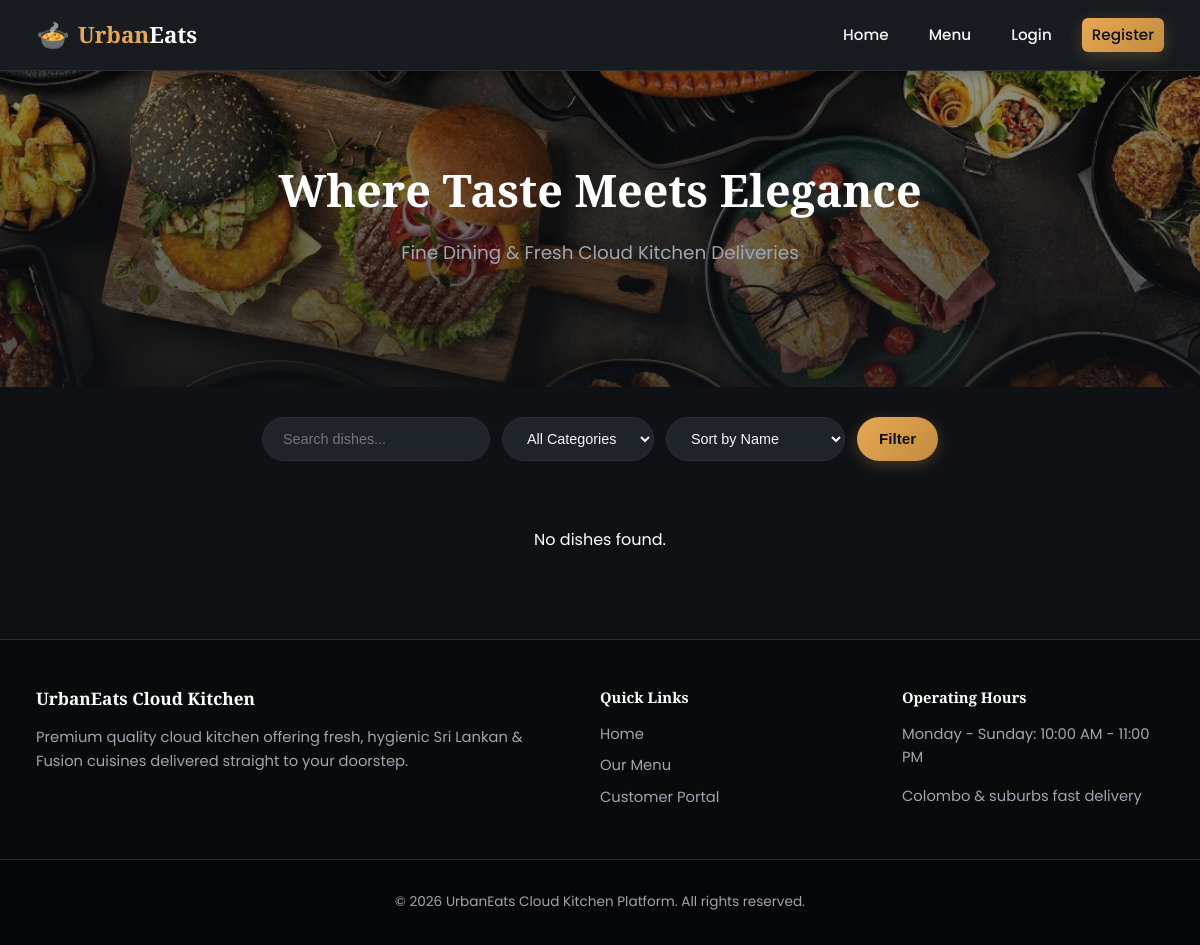
/menu/index.php, run on an earlier commit of the app's database.
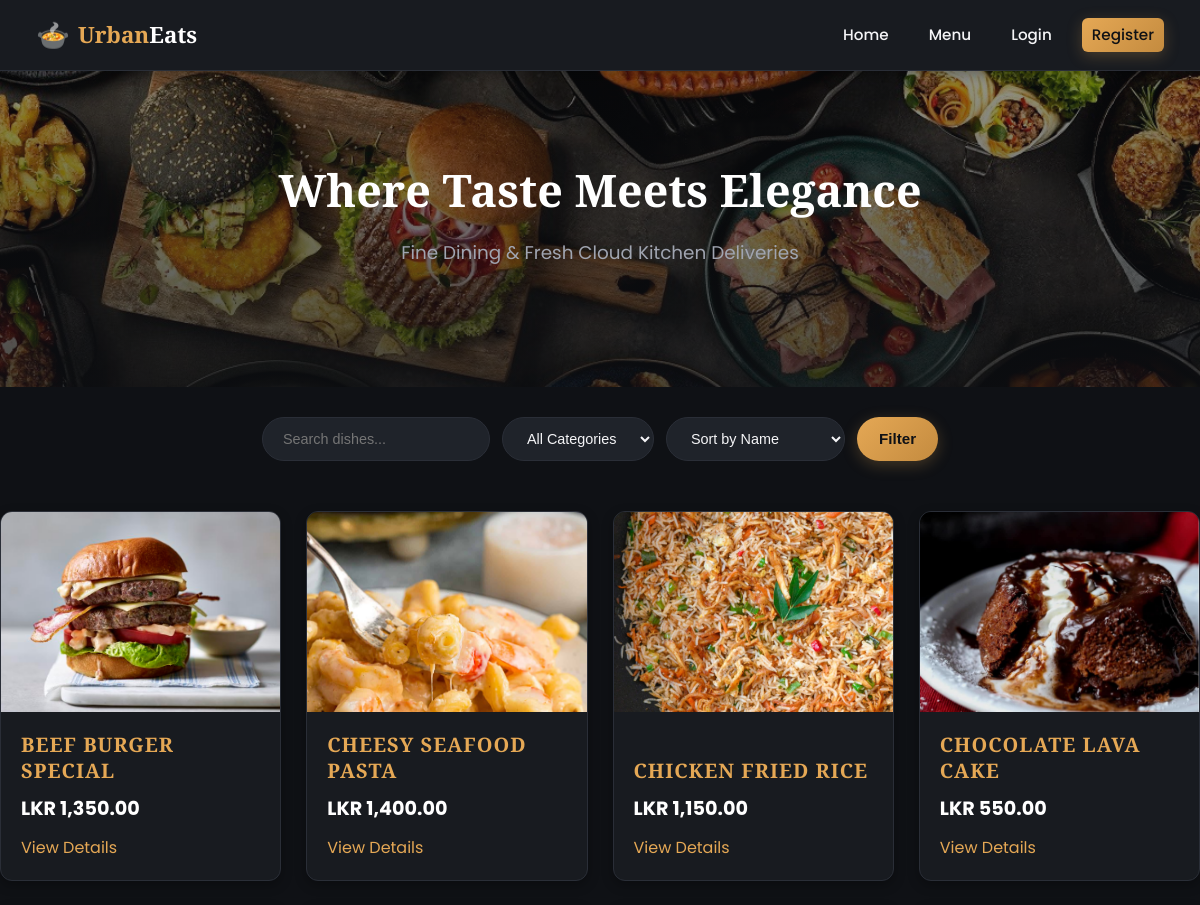
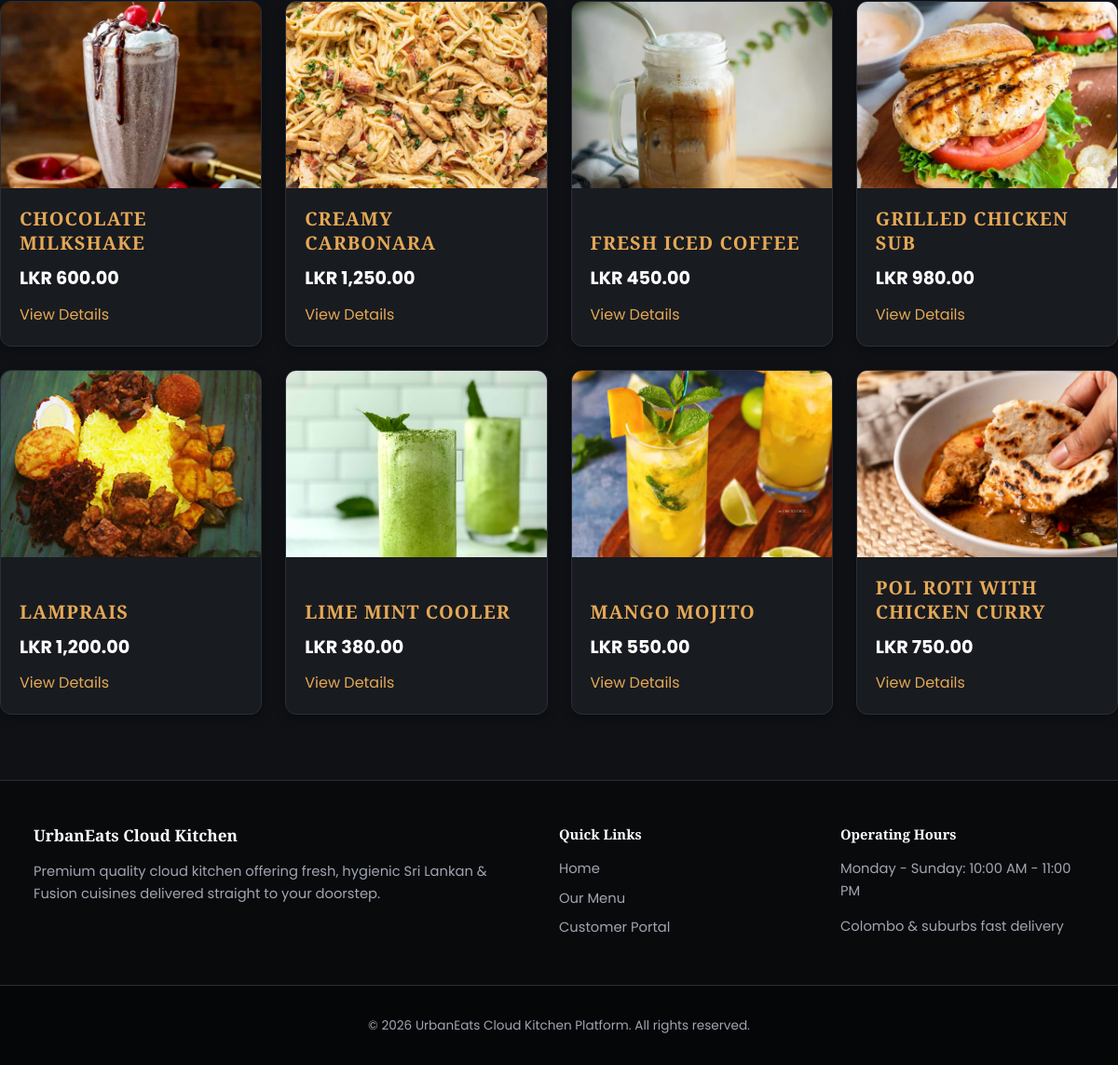
And on a later commit of the database (2 pictures, top to bottom).
### tables this page shows
CREATE TABLE `dishes` (
  `dish_id` int(11) NOT NULL,
  `category_id` int(11) NOT NULL,
  `dish_name` varchar(150) NOT NULL,
  `description` text DEFAULT NULL,
  `price` decimal(10,2) NOT NULL,
  `image_url` varchar(255) DEFAULT 'default-dish.jpg',
  `is_active` tinyint(1) DEFAULT 1,
  `created_at` timestamp NOT NULL DEFAULT current_timestamp()
);

### includes/functions.php (called while the page is built, shortened)
<?php
function url(string $path): string
{
    return BASE_URL . '/' . ltrim($path, '/');
}

### includes/auth.php (called while the page is built, shortened)
<?php
require_once __DIR__ . '/functions.php';
function is_logged_in(): bool
{
    return isset($_SESSION['user_id']);
}

### public/menu/index.php (the view, shortened to what this page needs)
<?php
require_once __DIR__ . '/../../includes/header.php';
$search = filter_input(INPUT_GET, 'search', FILTER_SANITIZE_SPECIAL_CHARS) ?? '';
$sort = in_array($_GET['sort'] ?? '', ['price_asc', 'price_desc', 'name']) ? $_GET['sort'] : 'name';
$page = filter_input(INPUT_GET, 'page', FILTER_VALIDATE_INT) ?? 1;
$limit = 12;
$offset = ($page - 1) * $limit;
$query = "SELECT d.*, c.category_name, COALESCE(i.quantity_in_stock, 0) as quantity_in_stock
          FROM dishes d
          LEFT JOIN categories c ON d.category_id = c.category_id
          LEFT JOIN inventory i ON d.dish_id = i.dish_id
          WHERE d.is_active = 1";
$params = [];
$sort_order = match($sort) {
    'price_asc' => 'd.price ASC',
    'price_desc' => 'd.price DESC',
    default => 'd.dish_name ASC'
};
$query .= " ORDER BY $sort_order LIMIT $limit OFFSET $offset";
$stmt = $pdo->prepare($query);
$stmt->execute($params);
$dishes = $stmt->fetchAll(PDO::FETCH_ASSOC);
?>
<div class="hero-section">
    <h1 class="hero-title">Where Taste Meets Elegance</h1>
    <p class="hero-subtitle">Fine Dining & Fresh Cloud Kitchen Deliveries</p>
</div>
<div class="filter-bar">
    <form method="GET" action="">
        <input type="text" name="search" placeholder="Search dishes..." value="<?= htmlspecialchars($search) ?>">
        <select name="category">
            <option value="0">All Categories</option>
        </select>
        <select name="sort">
            <option value="name" <?= $sort == 'name' ? 'selected' : '' ?>>Sort by Name</option>
        </select>
        <button type="submit" class="btn-gold">Filter</button>
    </form>
</div>
<div class="dish-grid">
    <?php if (!empty($dishes)): ?>
        <?php foreach ($dishes as $dish): ?>
            <div class="dish-card">
                <?php
                    $imgName = !empty($dish['image_url']) ? rawurlencode(basename($dish['image_url'])) : 'bg1.jpg';
                    $imgPath = '../uploads/' . $imgName;
                ?>
                <img src="<?= $imgPath ?>"
                     alt="<?= htmlspecialchars($dish['dish_name'], ENT_QUOTES, 'UTF-8') ?>"
                     loading="lazy"
                     onerror="this.onerror=null; this.src='../uploads/bg1.jpg';">
                <div class="dish-info">
                    <h3 class="dish-title"><?= htmlspecialchars($dish['dish_name']) ?></h3>
                    <p class="dish-price">LKR <?= number_format($dish['price'], 2) ?></p>
                    <a href="detail.php?id=<?= $dish['dish_id'] ?>" class="btn-gold">View Details</a>
                </div>
            </div>
        <?php endforeach; ?>
    <?php else: ?>
        <p style="color: #fff; text-align: center; grid-column: 1/-1;">No dishes found.</p>
    <?php endif; ?>
</div>
<?php require_once __DIR__ . '/../../includes/footer.php'; ?>

### includes/header.php (shortened to what this page needs)
<?php
require_once __DIR__ . '/auth.php';
$isLoggedIn = is_logged_in();
?>
<!DOCTYPE html>
<html lang="en">
<head>
    <link rel="stylesheet" href="<?= url('public/css/style.css') ?>">
</head>
<body>
<header class="main-header">
    <div class="nav-container">
        <a href="<?= url('public/index.php') ?>" class="brand-logo">
            <span class="logo-icon">🍲</span>
            <span class="logo-text">Urban<strong>Eats</strong></span>
        </a>
        <nav class="nav-links">
            <a href="<?= url('public/index.php') ?>">Home</a>
            <a href="<?= url('public/index.php#menu') ?>">Menu</a>
            <?php if (!$isLoggedIn): ?>
                <a href="<?= url('auth/login.php') ?>" class="nav-btn-link">Login</a>
                <a href="<?= url('auth/register.php') ?>" class="btn btn-sm btn-primary">Register</a>
            <?php endif; ?>
        </nav>
    </div>
</header>
<main class="page-content">

### includes/footer.php
</main>
<footer class="main-footer">
    <div class="footer-container">
        <div class="footer-col">
            <h3>UrbanEats Cloud Kitchen</h3>
            <p>Premium quality cloud kitchen offering fresh, hygienic Sri Lankan & Fusion cuisines delivered straight to your doorstep.</p>
        </div>
        <div class="footer-col">
            <h4>Quick Links</h4>
            <ul>
                <li><a href="<?= url('public/index.php') ?>">Home</a></li>
                <li><a href="<?= url('public/index.php#menu') ?>">Our Menu</a></li>
                <li><a href="<?= url('auth/login.php') ?>">Customer Portal</a></li>
            </ul>
        </div>
        <div class="footer-col">
            <h4>Operating Hours</h4>
            <p>Monday - Sunday: 10:00 AM - 11:00 PM</p>
            <p>Colombo & suburbs fast delivery</p>
        </div>
    </div>
    <div class="footer-bottom">
        <p>&copy; <?= date('Y') ?> UrbanEats Cloud Kitchen Platform. All rights reserved.</p>
    </div>
</footer>
</body>
</html>

What changed in the data, as far as the page shows it:
added dishes: image_url (picture), dish_name "BEEF BURGER SPECIAL", price "1,350.00"
added dishes: image_url (picture), dish_name "CHEESY SEAFOOD PASTA", price "1,400.00"
added dishes: image_url (picture), dish_name "CHICKEN FRIED RICE", price "1,150.00"
added dishes: image_url (picture), dish_name "CHOCOLATE LAVA CAKE", price "550.00"
added dishes: image_url (picture), dish_name "CHOCOLATE MILKSHAKE", price "600.00"
added dishes: image_url (picture), dish_name "CREAMY CARBONARA", price "1,250.00"
added dishes: image_url (picture), dish_name "FRESH ICED COFFEE", price "450.00"
added dishes: image_url (picture), dish_name "GRILLED CHICKEN SUB", price "980.00"
added dishes: image_url (picture), dish_name "LAMPRAIS", price "1,200.00"
added dishes: image_url (picture), dish_name "LIME MINT COOLER", price "380.00"
added dishes: image_url (picture), dish_name "MANGO MOJITO", price "550.00"
added dishes: image_url (picture), dish_name "POL ROTI WITH CHICKEN CURRY", price "750.00"
Also different on the page:
text no longer shown: "No dishes found."
